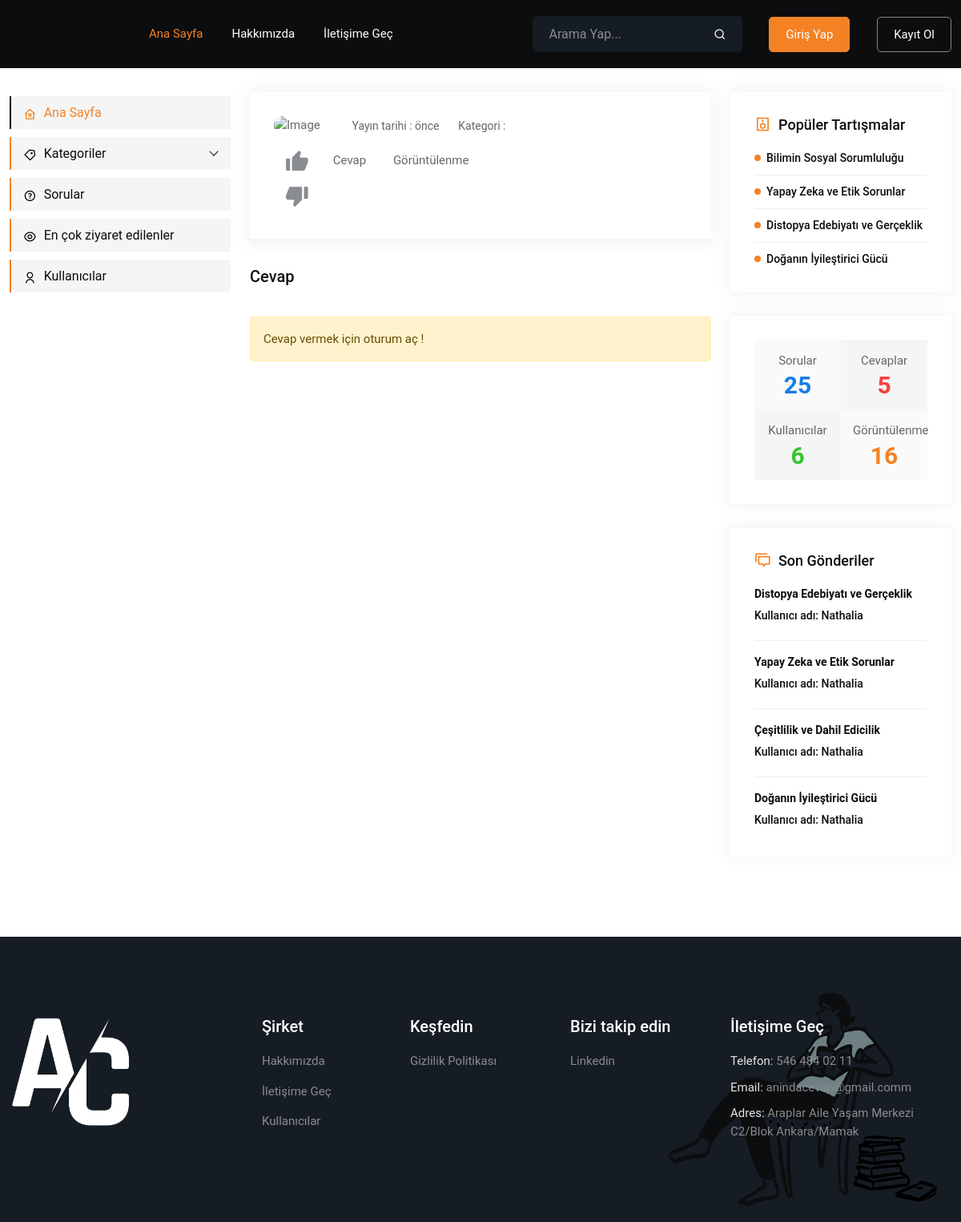
The app's page /AnindaCevapProjesi/default/queations-details.php with its own data.
### tables this page shows
CREATE TABLE `questions` (
  `questions_id` int NOT NULL AUTO_INCREMENT,
  `user_id` int NOT NULL,
  `category_id` int NOT NULL,
  `question_title` mediumtext NOT NULL,
  `questions` mediumtext NOT NULL,
  `question_date` datetime NOT NULL,
  `question_like` int DEFAULT '0',
  `question_dislike` int DEFAULT '0',
  `number_of_views` int DEFAULT '0',
  `total_responses_received` int DEFAULT '0',
  PRIMARY KEY (`questions_id`),
  KEY `user_id` (`user_id`),
  KEY `category_id` (`category_id`),
  CONSTRAINT `questions_ibfk_1` FOREIGN KEY (`user_id`) REFERENCES `users` (`user_id`),
  CONSTRAINT `questions_ibfk_2` FOREIGN KEY (`category_id`) REFERENCES `category` (`category_id`)
);

CREATE TABLE `user_details` (
  `user_id` int NOT NULL,
  `display_name` varchar(50) NOT NULL,
  `user_image` varchar(255) DEFAULT NULL,
  `user_about` mediumtext,
  `number_of_questions` int DEFAULT '0',
  `number_of_answers` int DEFAULT '0',
  `country` varchar(50) DEFAULT NULL,
  KEY `user_id` (`user_id`),
  CONSTRAINT `user_details_ibfk_1` FOREIGN KEY (`user_id`) REFERENCES `users` (`user_id`)
);

CREATE TABLE `company_information` (
  `authorization_id` int NOT NULL,
  `company_about` mediumtext,
  `company_phonenumber` varchar(25) NOT NULL,
  `company_email` varchar(255) NOT NULL,
  `company_address` varchar(255) NOT NULL,
  `privacy_policy` mediumtext NOT NULL,
  `Linkedin` varchar(255) DEFAULT NULL,
  KEY `authorization_id` (`authorization_id`),
  CONSTRAINT `company_information_ibfk_1` FOREIGN KEY (`authorization_id`) REFERENCES `authorizations` (`authorization_id`)
);

### AnindaCevapProjesi/default/rightsidebar.php (the view, shortened to what this page needs)
<?php include("connection.php");
$sql = "SELECT * FROM Questions ORDER BY total_responses_received DESC LIMIT 4";
$result = mysqli_query($baglanti, $sql);
$questionsArray = array();
if ($result->num_rows > 0) {
    while ($row = $result->fetch_assoc()) {
        $questionsArray[] = $row;
    }
} else {
    echo "Veri bulunamadı.";
}
$sql = "SELECT q.*, u.display_name AS nickname
        FROM Questions q
        INNER JOIN User_details u ON q.user_id = u.user_id
        ORDER BY q.question_date DESC LIMIT 4";
$result = mysqli_query($baglanti, $sql);
$recentQuestionsArray = array();
if ($result->num_rows > 0) {
    while ($row = $result->fetch_assoc()) {
        $recentQuestionsArray[] = $row;
    }
} else {
    echo "Veri bulunamadı.";
}
$sql = "SELECT SUM(number_of_views) AS TotalViews FROM Questions";
$result = mysqli_query($baglanti, $sql);
if ($result->num_rows > 0) {
    $row = $result->fetch_assoc();
    $toplamGoruntuleme = $row['TotalViews'];
} else {
    echo "Sorgu sonucu bulunamadı";
}
$sql = "SELECT
COUNT(DISTINCT q.questions_id) AS ToplamSoruSayisi,
COUNT(DISTINCT a.questions_id) AS ToplamCevapSayisi,
COUNT(DISTINCT u.user_id) AS ToplamUyeSayisi
FROM Users u
LEFT JOIN Questions q ON u.user_id = q.user_id
LEFT JOIN Answers a ON u.user_id = a.user_id";
$result = mysqli_query($baglanti, $sql);
if ($result->num_rows > 0) {
    $row = $result->fetch_assoc();
    $toplamSoru = $row["ToplamSoruSayisi"];
    $toplamCevap = $row["ToplamCevapSayisi"];
    $toplamUye = $row["ToplamUyeSayisi"];
} else {
    echo "Sorgu sonucu bulunamadı";
}
?>
<div class="col-lg-3">
    <div class="right-siderbar">
        <div class="right-siderbar-common">
            <div class="discussions">
                <h3><i class="ri-speaker-line"></i>Popüler Tartışmalar</h3>
                <ul>
                    <?php foreach ($questionsArray as $question): ?>
                        <li>
                            <a href="queations-details.php?question_id=<?php echo $question['questions_id']; ?>">
                                <?php echo $question["question_title"] ?>
                            </a>
                        </li>
                    <?php endforeach; ?>
                </ul>
            </div>
        </div>
        <div class="right-siderbar-common">
            <div class="answer-count">
                <ul class="d-flex flex-wrap">
                    <li><span>Sorular</span><span class="count"><?php echo $toplamSoru ?></span></li>
                    <li><span>Cevaplar</span><span class="count"><?php echo $toplamCevap ?></span></li>
                    <li><span>Kullanıcılar</span><span class="count"><?php echo $toplamUye ?></span></li>
                    <li><span>Görüntülenme</span><span class="count"><?php echo  $toplamGoruntuleme ?></span></li>
                </ul>
            </div>
        </div>
        <div class="right-siderbar-common">
            <div class="recent-post">
                <h3><i class="ri-discuss-line"></i>Son Gönderiler</h3>
                <ul>
                    <?php foreach ($recentQuestionsArray as $recentquestion): ?>
                        <li>
                            <a href="queations-details.php?question_id=<?php echo $recentquestion['questions_id']; ?>">
							  <b> <?php echo $recentquestion["question_title"]; ?> </b>
                            </a>
                            <div>
                                <a href="user.php?user_id=<?php echo $recentquestion['user_id']; ?>">
								   Kullanıcı adı:  <?php echo $recentquestion['nickname']; ?>
                                </a>
                            </div>
                        </li>
                    <?php endforeach; ?>
                </ul>
            </div>
        </div>
    </div>
</div>

### AnindaCevapProjesi/default/footer.php (shortened to what this page needs)
<?php include("connection.php");
	$query = "SELECT * FROM Company_information";
	$result = mysqli_query($baglanti, $query);
	$company = array();
	if (mysqli_num_rows($result) > 0) {
		$row = mysqli_fetch_assoc($result);
		$company = array(
			'about' => $row['company_about'],
			'phone' => $row['company_phonenumber'],
			'email' => $row['company_email'],
			'address' => $row['company_address'],
			'privacy' => $row['privacy_policy'],
		);
	}
	?>
			<div class="footer-area pt-100 pb-70">
				<div class="container">
					<div class="row">
						<div class="col-lg-3 col-sm-6">
							<div class="single-footer-widget style-two">
								<a href="index.php">
									<img src="assets/images/logo.png" width="150px" alt="Image">
								</a>
							</div>
						</div>
						<div class="col-lg-2 col-sm-6">
							<div class="single-footer-widget style-two ml-15">
								<h3>Şirket
								</h3>
								<ul class="import-link">
									<li>
										<a href="about.php">Hakkımızda</a>
									</li>
									<li>
										<a href="contact-us.php">İletişime Geç</a>
									</li>
									<li>
										<a href="all-users.php">Kullanıcılar</a>
									</li>
								</ul>
							</div>
						</div>
						<div class="col-lg-2 col-sm-6">
							<div class="single-footer-widget style-two">
								<h3>Keşfedin</h3>
								<ul class="import-link">
									<li>
										<a href="privacy-policy.php">Gizlilik Politikası</a>
									</li>
								</ul>
							</div>
						</div>
						<div class="col-lg-2 col-sm-6">
							<div class="single-footer-widget style-two">
								<h3>Bizi takip edin</h3>
								<ul class="import-link">
									<li>
										<a href="" >Linkedin</a>
									</li>
								</ul>
							</div>
						</div>
						<div class="col-lg-3 col-sm-6">
							<div class="single-footer-widget style-two">
								<h3>İletişime Geç</h3>
								<ul class="address-link">
									<li>
										<span>Telefon:</span>
										<a href="tel:<?php echo $company['phone']; ?>"><?php echo $company['phone']; ?></a>
									</li>
									<li>
										<span>Email:</span>
										<a href="mailto:<?php echo $company['email']; ?>"><?php echo $company['email']; ?></a>
									</li>
									<li>
									<span>Adres:</span>
									<?php echo $company['address']; ?>
									</li>
								</ul>
							</div>
						</div>
					</div>
				</div>
				<div class="footer-shape">
					<img src="assets/images/footer-shape.png" alt="Image">
				</div>
			</div>
		</body>
	</html>

### AnindaCevapProjesi/default/assets/css/responsive.css (style rules this page uses)
@media only screen and (min-width: 1200px) and (max-width: 1399px) { .container { max-width: 1320px; } }

### records on screen
questions: question_title "Bilimin Sosyal Sorumluluğu"
questions: question_title "Yapay Zeka ve Etik Sorunlar", user_details.display_name "Nathalia"
questions: question_title "Distopya Edebiyatı ve Gerçeklik", user_details.display_name "Nathalia"
questions: question_title "Doğanın İyileştirici Gücü", user_details.display_name "Nathalia"
questions: question_title "Çeşitlilik ve Dahil Edicilik", user_details.display_name "Nathalia"
company_information: company_phonenumber "546 484 02 11", company_email "anindacevap@gmail.comm", company_address "Araplar Aile Yaşam Merkezi C2/Blok Ankara/Mamak"

### other values on screen
$toplamSoru "25"
$toplamCevap "5"
$toplamUye "6"
$toplamGoruntuleme "16"
